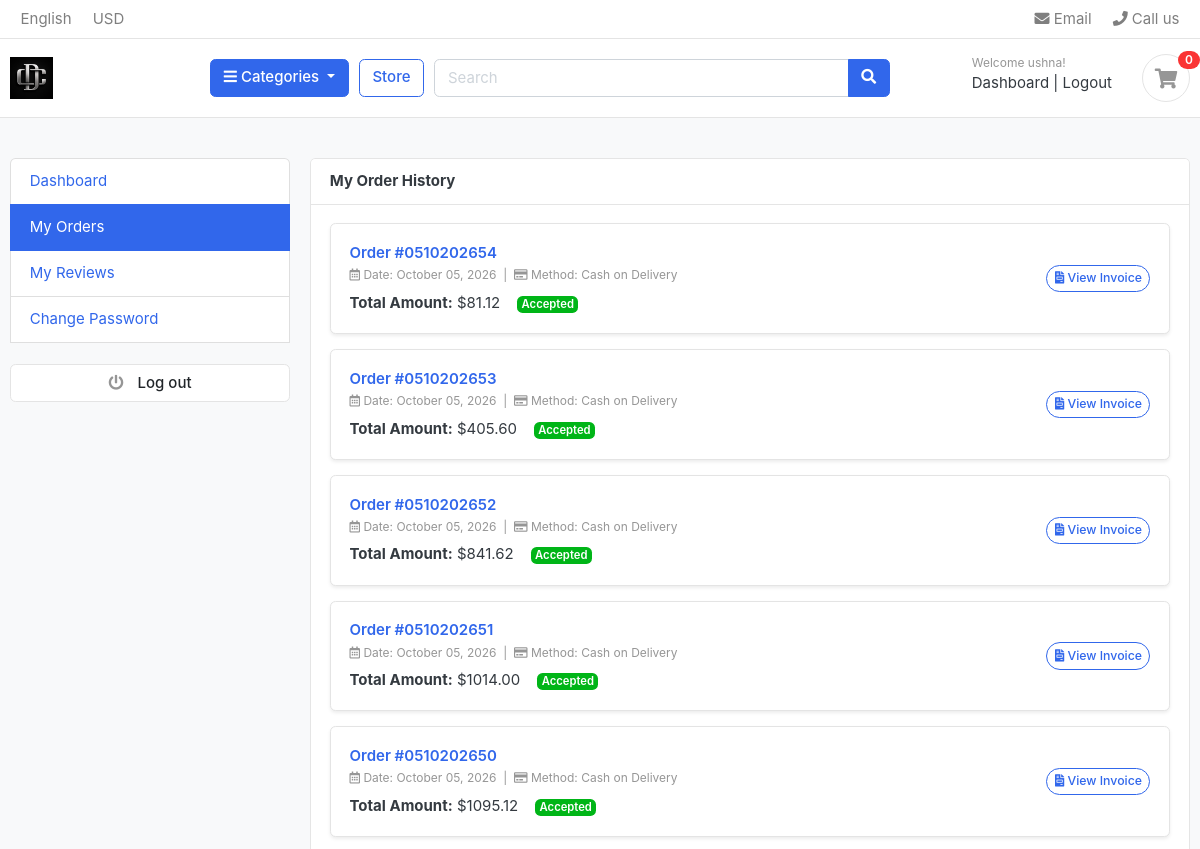
The app's page /accounts/my_orders/ (signed in, upper part), older data.
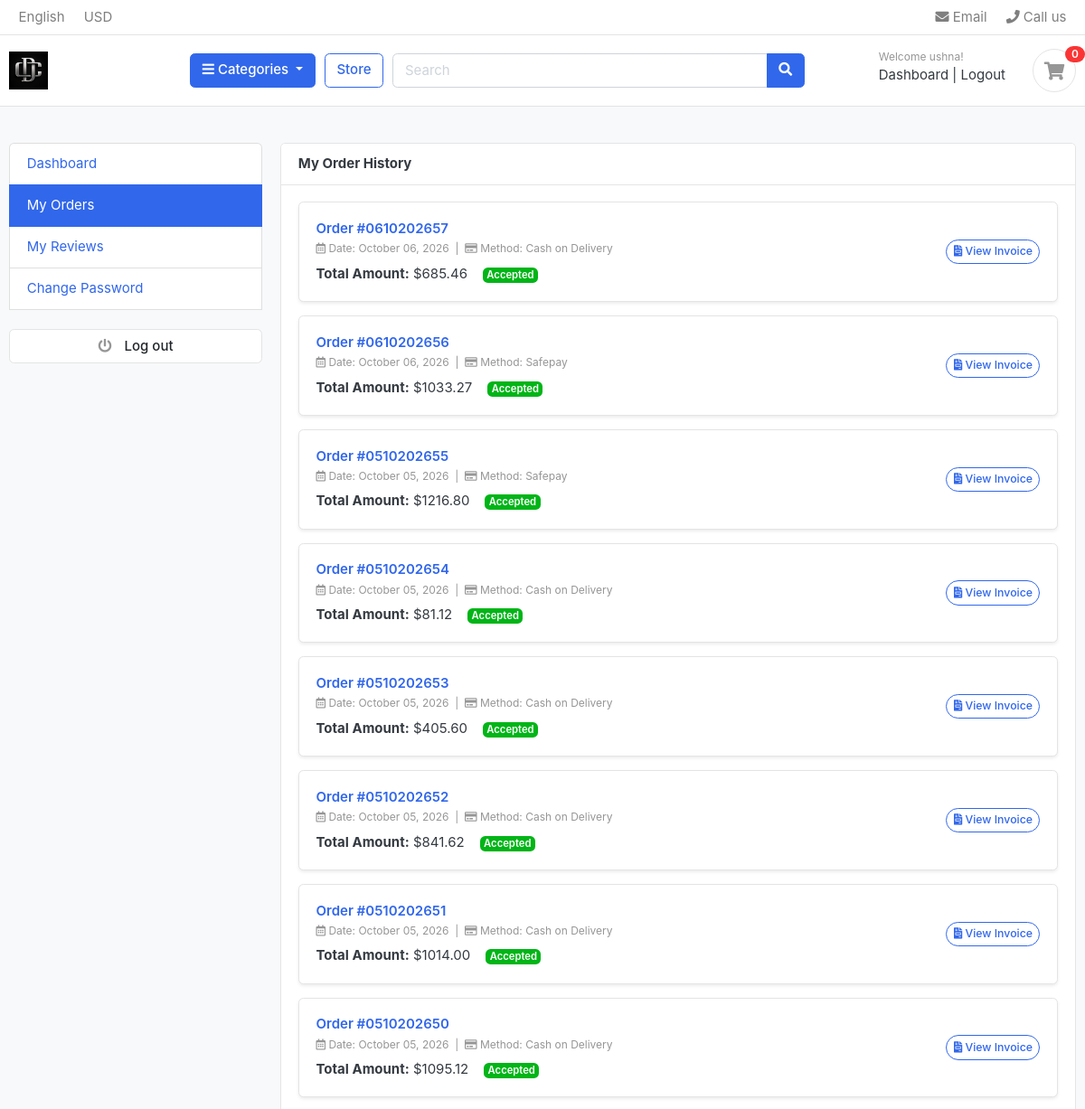
The same page, newer data.
### orders/models.py (models this page shows, shortened)
class Order(models.Model):
    PAYMENT_METHODS = (
        ('Safepay', 'Safepay'),
        ('Cash on Delivery', 'Cash on Delivery'),
    )
    STATUS = (
        ('New', 'New'),
        ('Accepted', 'Accepted'),
        ('Completed', 'Completed'),
        ('Cancelled', 'Cancelled'),
    )
    user = models.ForeignKey(Account, on_delete=models.SET_NULL, null=True)
    payment = models.ForeignKey(Payment, on_delete=models.SET_NULL, blank=True, null=True)
    payment_method = models.CharField(max_length=32, choices=PAYMENT_METHODS, blank=True, default='')
    order_number = models.CharField(max_length=100)
    first_name = models.CharField(max_length=100)
    last_name = models.CharField(max_length=100)
    email = models.EmailField(max_length=100)
    phone = models.CharField(max_length=15)
    address_line_1 = models.CharField(max_length=100)
    address_line_2 = models.CharField(max_length=100, blank=True)
    city = models.CharField(max_length=100)
    state = models.CharField(max_length=100)
    country = models.CharField(max_length=100)
    order_total = models.FloatField()
    tax = models.FloatField()
    status = models.CharField(max_length=100, choices=STATUS, default='New')
    created_at = models.DateTimeField(auto_now_add=True)
    updated_at = models.DateTimeField(auto_now=True)
    ip = models.CharField(max_length=20, blank=True)
    is_ordered = models.BooleanField(default=False)

### accounts/views.py (the view)
# urls.py: path('my_orders/', views.my_orders, name='my_orders'),
@login_required(login_url='login')
def my_orders(request):
    orders = Order.objects.order_by('-created_at').filter(user_id=request.user.id, is_ordered=True)
    context = {
        'orders': orders,
    }
    return render(request, 'accounts/my_orders.html', context)

### carts/context_processors.py (called while the page is built)
def counter(request):
    cart_count = 0
    if 'admin' in request.path:
        return {}
    try:
        if request.user.is_authenticated:
            cart_items = CartItem.objects.filter(user=request.user)
        else:
            cart = Cart.objects.get(cart_id=_cart_id(request))
            cart_items = CartItem.objects.filter(cart=cart)
        for cart_item in cart_items:
            cart_count += cart_item.quantity
    except Cart.DoesNotExist:
        cart_count = 0
    return {'cart_count': cart_count}

### category/context_processors.py (called while the page is built)
def menu_link(request):
    link = Category.objects.all()
    return dict(link=link)

### category/models.py (called while the page is built)
    def get_url(self):
        return reverse('products_by_category', args=[self.slug])

### templates/accounts/my_orders.html (shortened to what this page needs)
{% extends 'base.html' %}
{% load static %}
{% block content %}
<section class="section-content padding-y bg">
    <div class="container">
        <div class="row">
            {% include "includes/dashboard_sidebar.html" %}
            <main class="col-md-9">
                <div class="card">
                    <header class="card-header">
                        <strong class="d-inline-block mr-3">My Order History</strong>
                    </header>
                    <div class="card-body">
                        {% if orders %}
                            {% for order in orders %}
                            <div class="card mb-3 shadow-sm border">
                                <div class="card-body">
                                    <div class="row align-items-center">
                                        <div class="col-md-8">
                                            <h6 class="text-primary font-weight-bold mb-1">
                                                Order #{{ order.order_number }}
                                            </h6>
                                            <p class="text-muted small mb-2">
                                                <i class="far fa-calendar-alt"></i> Date: {{ order.created_at|date:"F d, Y" }} &nbsp;|&nbsp;
                                                <i class="far fa-credit-card"></i> Method: {{ order.payment_method|default:"Online Payment" }}
                                            </p>
                                            <p class="mb-0">
                                                <strong>Total Amount:</strong> ${{ order.order_total|floatformat:2 }}
                                                <span class="badge {% if order.status == 'Completed' or order.status == 'Accepted' %}badge-success{% elif order.status == 'Cancelled' %}badge-danger{% else %}badge-warning{% endif %}">
                                                    {{ order.status }}
                                                </span>
                                            </p>
                                        </div>
                                        <div class="col-md-4 text-md-right mt-3 mt-md-0">
                                            <a href="{% url 'invoice' order.id %}" class="btn btn-outline-primary btn-sm" style="border-radius: 23px;">
                                                <i class="fas fa-file-invoice"></i> View Invoice
                                            </a>
                                        </div>
                                    </div>
                                </div>
                            </div>
                            {% endfor %}
                        {% else %}
                            <div class="text-center py-4">
                                <p class="text-muted">You haven't placed any orders yet.</p>
                                <a href="{% url 'store' %}" class="btn btn-primary" style="border-radius: 23px;">Start Shopping</a>
                            </div>
                        {% endif %}
                    </div>
                </div>
            </main>
        </div>
    </div>
</section>
{% endblock %}

Row changes from the older to the newer data that the page shows:
added Order: order_number "0610202657", created_at "October 06, 2026", payment_method "Cash on Delivery", order_total "685.46", status "Accepted"
added Order: order_number "0610202656", created_at "October 06, 2026", payment_method "Safepay", order_total "1033.27", status "Accepted"
added Order: order_number "0510202655", created_at "October 05, 2026", payment_method "Safepay", order_total "1216.80", status "Accepted"
